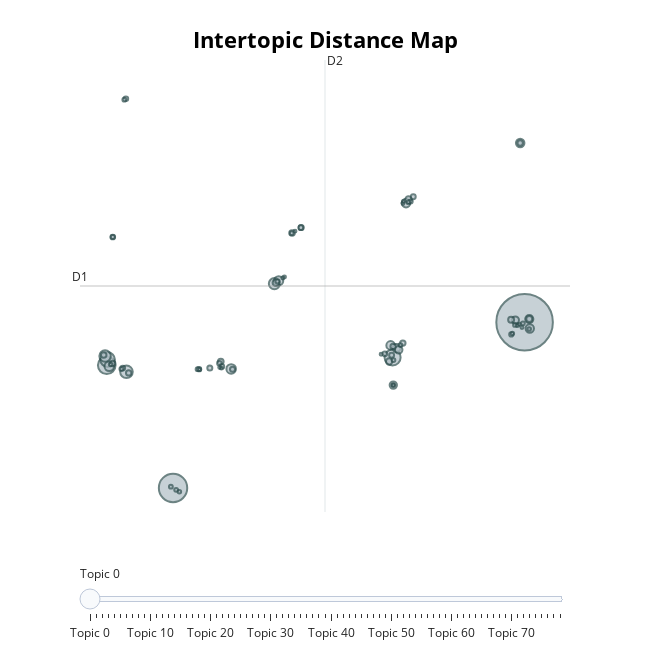

Notebook code for this chart:
### Code cell
# we can access the frequent topics that were generated by the model
model.get_topic_info()
